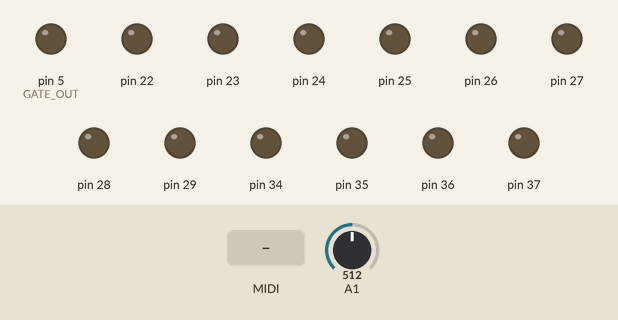
A sketch run on a simulated Arduino Mega 2560, built with avr-gcc and run on an emulated ATmega2560. Shown: output pins drawn as LEDs (lit = HIGH). The test bench sets the inputs (shaded band); at power-on: A1 = 512. MIDI output is not drawn.

Above: at 1.2 s.
1.3 s: MIDI note 36 received
At 1.45 s:
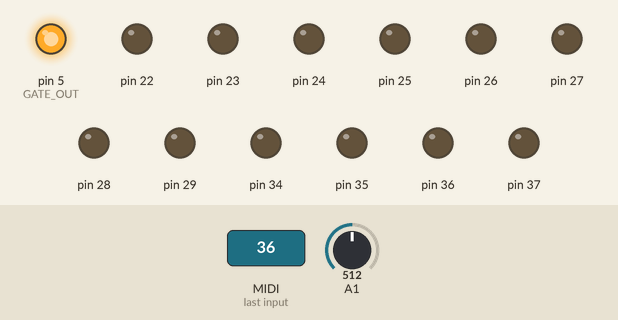
3.1 s: MIDI note 48 received
At 4.1 s:
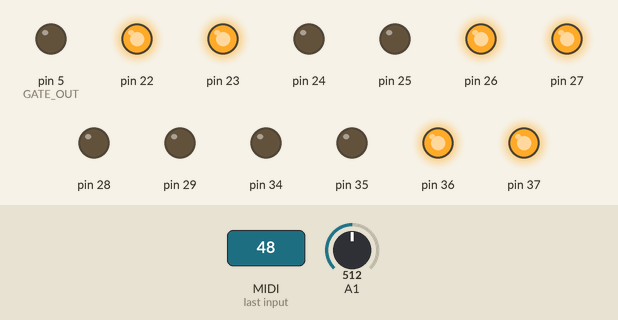
4.9 s: MIDI note 60 received
At 5.5 s:
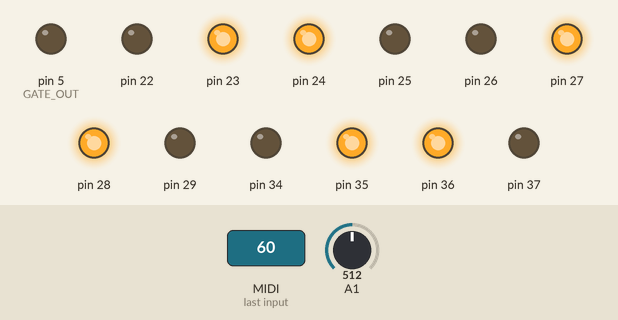
6.7 s: MIDI note 64 received
At 8.1 s:
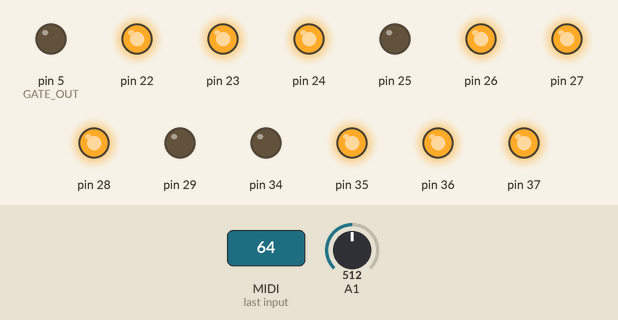
8.5 s: MIDI note 67 received
At 9.5 s:
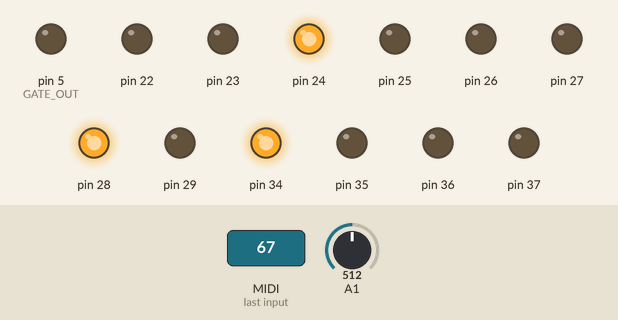
10.3 s: MIDI note 72 received
At 12.0 s:
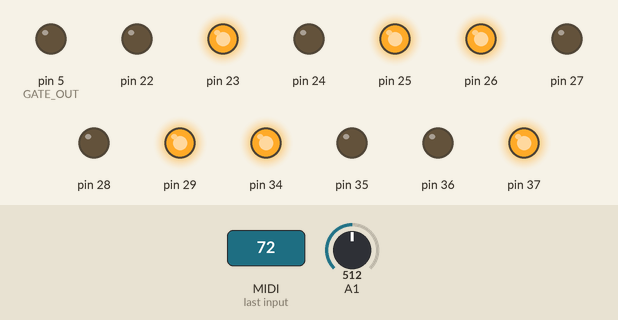
Timing chart, 0 to 13.1 s (numbered marks = the images above; inputs shaded):
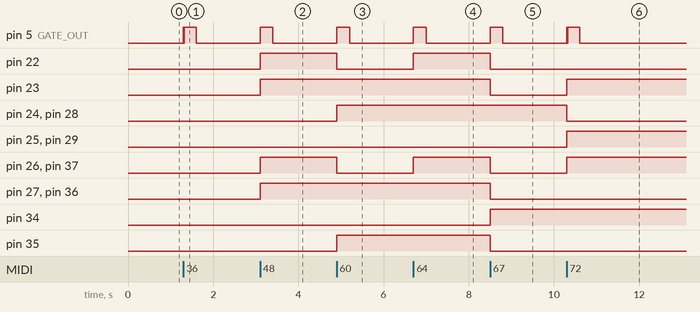

The sketch:

code.ino
```cpp
#include <MIDI.h>
int note_no = 0;                //note value 1-61
int bend_range = 0;            // pitch bend range from 0-127
long after_bend_pitch = 0;
byte note_on_count = 0;
unsigned long trigTimer = 0;
MIDI_CREATE_INSTANCE(HardwareSerial, Serial3, MIDI);

byte clock_count = 0;
byte clock_max = 24;//clock_max change by knob setting
byte clock_on_time = 0;
int clock_rate = 0;//knob CVin

// V/OCT LSB for DAC
const long cv[61] = {
 0,  68, 137,  205,  273,  341,  410,  478,  546,  614,  683,  751,
 819,  887,  956,  1024, 1092, 1161, 1229, 1297, 1365, 1434, 1502, 1570,       //Note voltage value array
 1638, 1707, 1775, 1843, 1911, 1980, 2048, 2116, 2185, 2253, 2321, 2389,
 2458, 2526, 2594, 2662, 2731, 2799, 2867, 2935, 3004, 3072, 3140, 3209,
 3277, 3345, 3413, 3482, 3550, 3618, 3686, 3755, 3823, 3891, 3959, 4028, 4095

};
// -----------------------------------------------------------------------------

// This function will be automatically called when a NoteOn is received.
// It must be a void-returning function with the correct parameters,
// see documentation here:
// https://github.com/FortySevenEffects/arduino_midi_library/wiki/Using-Callbacks

void handleNoteOn(byte channel, byte pitch, byte velocity)
{
  note_on_count ++;
  trigTimer = millis();
  note_no = pitch - 36 ;
  if (note_no < 0) {
         note_no = 0;
       }
       else if (note_no >= 61) {
         note_no = 60;
       }
  digitalWrite(5, HIGH); //GateをHIGH
OUT_CV(cv[note_no]);


}

void handleNoteOff(byte channel, byte pitch, byte velocity)
{
     note_on_count --;
     if (note_on_count == 0) {
       digitalWrite(5, LOW); //set Gate LOW
       }

}

void handlePitchBend(byte channel, int bend)
{
bend_range = (bend >> 7)+64;                                                 //Pitchbend

if (bend_range > 64) {
         after_bend_pitch = cv[note_no] + cv[note_no] * (bend_range - 64) * 0.0004;
         if (after_bend_pitch>4095){
          after_bend_pitch=4095;
         }
         OUT_CV(after_bend_pitch);
       }

       else if (bend_range < 64) {
         after_bend_pitch = cv[note_no] - cv[note_no] * (64 - bend_range) * 0.0004;
         if (after_bend_pitch<0) {
          after_bend_pitch=0;
         }
         OUT_CV(after_bend_pitch);
       }

}
void handleClock(void)  //musical clock output
{
  clock_count ++;

       if (clock_count >= clock_max) {
         clock_count = 0;
       }

       if (clock_count == 1) {
         digitalWrite(4, HIGH);
       }
       else if (clock_count != 1) {
         digitalWrite(4, LOW);
       }
}
// -----------------------------------------------------------------------------

void setup()
{
  DDRA = B11111111;      //setting up mcu registers
  DDRC = B001111;
 pinMode(4, OUTPUT) ;//CLK_OUT
 pinMode(5, OUTPUT) ;//GATE_OUT
    // Connect the handleNoteOn function to the library,
    // so it is called upon reception of a NoteOn.
    MIDI.setHandleNoteOn(handleNoteOn);  // Put only the name of the function
    MIDI.setHandlePitchBend(handlePitchBend);
    // Do the same for NoteOffs
    MIDI.setHandleNoteOff(handleNoteOff);
    MIDI.setHandleClock(handleClock);
    // Initiate MIDI communications, listen to channel 1
    MIDI.begin(1);
}

void loop()
{
   clock_rate = analogRead(1);//read knob voltage

 if (clock_rate < 256) {
   clock_max = 24;//slow
 }
 else if (clock_rate < 512 && clock_rate >= 256) {
   clock_max = 12;
 }
 else if (clock_rate < 768 && clock_rate >= 512) {
   clock_max = 6;
 }
 else if (clock_rate >= 768) {
   clock_max = 3;//fast
 }
    MIDI.read();
 if (note_on_count != 0) {
   if ((millis() - trigTimer <= 20) && (millis() - trigTimer > 10)) {
     digitalWrite(5, LOW);
   }
   if ((trigTimer > 0) && (millis() - trigTimer > 20)) {
     digitalWrite(5, HIGH);
   }
 }
    // There is no need to check if there are messages incoming
    // if they are bound to a Callback function.
    // The attached method will be called automatically
    // when the corresponding message has been received.
}

void OUT_CV(int cv) {
byte hiCV = cv >> 8 ;
PORTA = cv;           //writing 1st 8 bits of cv value to register A of arduino
PORTC = hiCV;        //writing last 4 bits of cv value to register C of arduino
}
```

Measured:
- after the input at 1.3 s, pin 5 (GATE_OUT): LOW → HIGH at once, → LOW 0.01 s later, → HIGH 0.01 s later, → LOW 0.28 s later
- after the input at 3.1 s, pin 5 (GATE_OUT): LOW → HIGH at once, → LOW 0.30 s later; pin 22, pin 23, pin 26, pin 27, pin 36, pin 37: LOW → HIGH at once
- after the input at 4.9 s, pin 5 (GATE_OUT): LOW → HIGH at once, → LOW 0.30 s later; pin 22, pin 26, pin 37: HIGH → LOW at once; pin 24, pin 28, pin 35: LOW → HIGH at once
- after the input at 6.7 s, pin 5 (GATE_OUT): LOW → HIGH at once, → LOW 0.30 s later; pin 22, pin 26, pin 37: LOW → HIGH at once
- after the input at 8.5 s, pin 5 (GATE_OUT): LOW → HIGH at once, → LOW 0.30 s later; pin 22, pin 23, pin 26, pin 27, pin 35–37: HIGH → LOW at once; pin 34: LOW → HIGH at once
- after the input at 10.3 s, pin 5 (GATE_OUT): LOW → HIGH at once, → LOW 0.01 s later, → HIGH 0.01 s later, → LOW 0.28 s later; pin 23, pin 25, pin 26, pin 29, pin 37: LOW → HIGH at once; pin 24, pin 28: HIGH → LOW at once
